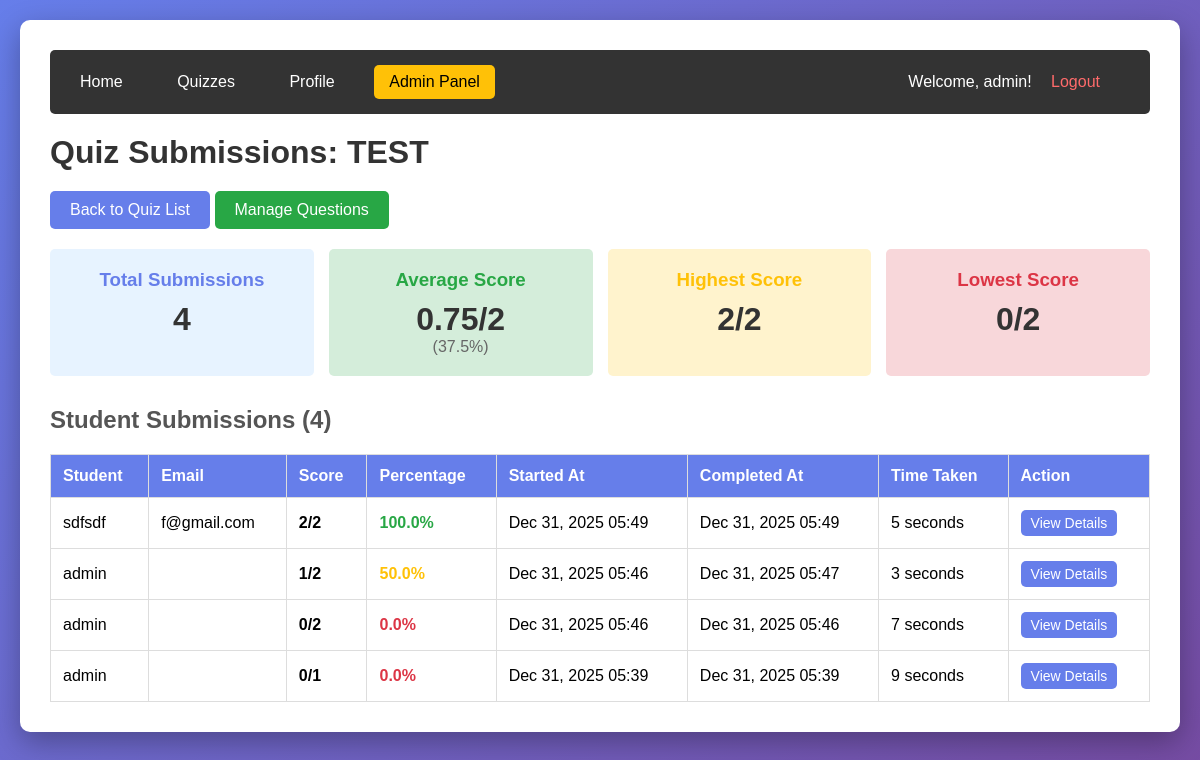
/manage/quiz/1/submissions/ (signed in), run on the app's committed database.
### quiz/models.py (models this page shows, shortened)
class Quiz(models.Model):
    title = models.CharField(max_length=200)
    description = models.TextField(blank=True)
    duration = models.IntegerField(help_text="Duration in minutes")
    created_at = models.DateTimeField(auto_now_add=True)
    is_active = models.BooleanField(default=True)

class QuizAttempt(models.Model):
    user = models.ForeignKey(User, on_delete=models.CASCADE, related_name='quiz_attempts')
    quiz = models.ForeignKey(Quiz, on_delete=models.CASCADE, related_name='attempts')
    started_at = models.DateTimeField(auto_now_add=True)
    completed_at = models.DateTimeField(null=True, blank=True)
    score = models.IntegerField(default=0)
    total_questions = models.IntegerField(default=0)
    is_completed = models.BooleanField(default=False)
    def get_percentage(self):
        if self.total_questions == 0:
            return 0
        return round((self.score / self.total_questions) * 100, 2)

### quiz/views.py (the view)
# urls.py: path('manage/quiz/<int:quiz_id>/submissions/', views.admin_quiz_submissions, name='admin_quiz_submissions'),
@login_required
def admin_quiz_submissions(request, quiz_id):
    if not request.user.is_staff:
        messages.error(request, 'Access denied. Admin only.')
        return redirect('home')
    quiz = get_object_or_404(Quiz, id=quiz_id)
    attempts = QuizAttempt.objects.filter(quiz=quiz, is_completed=True).order_by('-completed_at')
    total_attempts = attempts.count()
    if total_attempts > 0:
        avg_score = sum(attempt.score for attempt in attempts) / total_attempts
        avg_percentage = sum(attempt.get_percentage() for attempt in attempts) / total_attempts
        highest_score = max(attempt.score for attempt in attempts)
        lowest_score = min(attempt.score for attempt in attempts)
    else:
        avg_score = 0
        avg_percentage = 0
        highest_score = 0
        lowest_score = 0
    attempt_data = []
    for attempt in attempts:
        time_taken = None
        if attempt.completed_at and attempt.started_at:
            time_taken = (attempt.completed_at - attempt.started_at).total_seconds()
        attempt_data.append({
            'attempt': attempt,
            'time_taken': int(time_taken) if time_taken else None
        })
    return render(request, 'quiz/admin_quiz_submissions.html', {
        'quiz': quiz,
        'attempt_data': attempt_data,
        'total_attempts': total_attempts,
        'avg_score': round(avg_score, 2),
        'avg_percentage': round(avg_percentage, 2),
        'highest_score': highest_score,
        'lowest_score': lowest_score,
    })

### quiz/templates/quiz/admin_quiz_submissions.html (shortened to what this page needs)
{% extends 'quiz/base.html' %}
{% block content %}
<h1>Quiz Submissions: {{ quiz.title }}</h1>
<div style="margin-bottom: 20px;">
    <a href="{% url 'admin_quiz_list' %}" class="btn">Back to Quiz List</a>
    <a href="{% url 'admin_add_questions' quiz.id %}" class="btn" style="background: #28a745;">Manage Questions</a>
</div>
<div style="display: grid; grid-template-columns: repeat(auto-fit, minmax(200px, 1fr)); gap: 15px; margin-bottom: 30px;">
    <div style="background: #e7f3ff; padding: 20px; border-radius: 5px; text-align: center;">
        <h3 style="color: #667eea; margin-bottom: 10px;">Total Submissions</h3>
        <p style="font-size: 32px; font-weight: bold; color: #333;">{{ total_attempts }}</p>
    </div>
    <div style="background: #d4edda; padding: 20px; border-radius: 5px; text-align: center;">
        <h3 style="color: #28a745; margin-bottom: 10px;">Average Score</h3>
        <p style="font-size: 32px; font-weight: bold; color: #333;">{{ avg_score }}/{{ quiz.questions.count }}</p>
        <p style="color: #666;">({{ avg_percentage }}%)</p>
    </div>
    <div style="background: #fff3cd; padding: 20px; border-radius: 5px; text-align: center;">
        <h3 style="color: #ffc107; margin-bottom: 10px;">Highest Score</h3>
        <p style="font-size: 32px; font-weight: bold; color: #333;">{{ highest_score }}/{{ quiz.questions.count }}</p>
    </div>
    <div style="background: #f8d7da; padding: 20px; border-radius: 5px; text-align: center;">
        <h3 style="color: #dc3545; margin-bottom: 10px;">Lowest Score</h3>
        <p style="font-size: 32px; font-weight: bold; color: #333;">{{ lowest_score }}/{{ quiz.questions.count }}</p>
    </div>
</div>
<h2>Student Submissions ({{ total_attempts }})</h2>
{% if attempt_data %}
    <table style="width: 100%; border-collapse: collapse; margin-top: 20px;">
        <thead>
            <tr style="background: #667eea; color: white;">
                <th style="padding: 12px; text-align: left; border: 1px solid #ddd;">Student</th>
                <th style="padding: 12px; text-align: left; border: 1px solid #ddd;">Email</th>
                <th style="padding: 12px; text-align: left; border: 1px solid #ddd;">Score</th>
                <th style="padding: 12px; text-align: left; border: 1px solid #ddd;">Percentage</th>
                <th style="padding: 12px; text-align: left; border: 1px solid #ddd;">Started At</th>
                <th style="padding: 12px; text-align: left; border: 1px solid #ddd;">Completed At</th>
                <th style="padding: 12px; text-align: left; border: 1px solid #ddd;">Time Taken</th>
                <th style="padding: 12px; text-align: left; border: 1px solid #ddd;">Action</th>
            </tr>
        </thead>
        <tbody>
            {% for item in attempt_data %}
                <tr style="border-bottom: 1px solid #ddd;">
                    <td style="padding: 12px; border: 1px solid #ddd;">{{ item.attempt.user.username }}</td>
                    <td style="padding: 12px; border: 1px solid #ddd;">{{ item.attempt.user.email }}</td>
                    <td style="padding: 12px; border: 1px solid #ddd;">
                        <strong>{{ item.attempt.score }}/{{ item.attempt.total_questions }}</strong>
                    </td>
                    <td style="padding: 12px; border: 1px solid #ddd;">
                        {% if item.attempt.get_percentage >= 70 %}
                            <span style="color: #28a745; font-weight: bold;">{{ item.attempt.get_percentage }}%</span>
                        {% elif item.attempt.get_percentage >= 50 %}
                            <span style="color: #ffc107; font-weight: bold;">{{ item.attempt.get_percentage }}%</span>
                        {% else %}
                            <span style="color: #dc3545; font-weight: bold;">{{ item.attempt.get_percentage }}%</span>
                        {% endif %}
                    </td>
                    <td style="padding: 12px; border: 1px solid #ddd;">{{ item.attempt.started_at|date:"M d, Y H:i" }}</td>
                    <td style="padding: 12px; border: 1px solid #ddd;">{{ item.attempt.completed_at|date:"M d, Y H:i" }}</td>
                    <td style="padding: 12px; border: 1px solid #ddd;">
                        {% if item.time_taken %}
                            {{ item.time_taken }} seconds
                        {% else %}
                            N/A
                        {% endif %}
                    </td>
                    <td style="padding: 12px; border: 1px solid #ddd;">
                        <a href="{% url 'admin_attempt_detail' item.attempt.id %}" class="btn" style="padding: 5px 10px; font-size: 14px;">View Details</a>
                    </td>
                </tr>
            {% endfor %}
        </tbody>
    </table>
{% else %}
    <p style="text-align: center; color: #666; padding: 40px;">
        No submissions yet for this quiz.
    </p>
{% endif %}
{% endblock %}

### quiz/templates/quiz/base.html (shortened to what this page needs)
<!DOCTYPE html>
<html lang="en">
<head>
</head>
<body>
    <div class="container">
        <nav>
            <a href="{% url 'home' %}">Home</a>
            {% if user.is_authenticated %}
                <a href="{% url 'quiz_list' %}">Quizzes</a>
                <a href="{% url 'profile' %}">Profile</a>
                {% if user.is_staff %}
                    <a href="{% url 'admin_quiz_list' %}" style="background: #ffc107; color: #000;">Admin Panel</a>
                {% endif %}
                <span class="user-info">Welcome, {{ user.username }}! <a href="{% url 'logout' %}" style="color: #ff6b6b;">Logout</a></span>
            {% else %}
                <a href="{% url 'login' %}">Login</a>
                <a href="{% url 'register' %}">Register</a>
            {% endif %}
        </nav>
        {% block content %}{% endblock %}
    </div>
</body>
</html>

### quiz/templates/quiz/base.html (style rules this page uses)
* { margin: 0; padding: 0; box-sizing: border-box; }
body { font-family: Arial, sans-serif; background: linear-gradient(135deg, #667eea 0%, #764ba2 100%); min-height: 100vh; padding: 20px; }
.container { max-width: 1200px; margin: 0 auto; background: white; border-radius: 10px; box-shadow: 0 10px 30px rgba(0,0,0,0.3); padding: 30px; }
nav { background: #333; padding: 15px; border-radius: 5px; margin-bottom: 20px; }
nav a { color: white; text-decoration: none; margin-right: 20px; padding: 8px 15px; border-radius: 5px; display: inline-block; }
.user-info { float: right; color: white; }
h1 { color: #333; margin-bottom: 20px; }
h2 { color: #555; margin-bottom: 15px; }
.btn { display: inline-block; padding: 10px 20px; background: #667eea; color: white; text-decoration: none; border-radius: 5px; border: none; cursor: pointer; font-size: 16px; }

### data on the page
Quiz: title "TEST", questions.count "2"
QuizAttempt: attempt.user.username "sdfsdf", attempt.user.email "f@gmail.com", attempt.score "2", attempt.total_questions "2", attempt.get_percentage "100.0", attempt.started_at "Dec 31, 2025 05:49", attempt.completed_at "Dec 31, 2025 05:49", time_taken "5"
QuizAttempt: attempt.user.username "admin", attempt.score "1", attempt.total_questions "2", attempt.get_percentage "50.0", attempt.started_at "Dec 31, 2025 05:46", attempt.completed_at "Dec 31, 2025 05:47", time_taken "3"
QuizAttempt: attempt.user.username "admin", attempt.score "0", attempt.total_questions "2", attempt.get_percentage "0.0", attempt.started_at "Dec 31, 2025 05:46", attempt.completed_at "Dec 31, 2025 05:46", time_taken "7"
QuizAttempt: attempt.user.username "admin", attempt.score "0", attempt.total_questions "1", attempt.get_percentage "0.0", attempt.started_at "Dec 31, 2025 05:39", attempt.completed_at "Dec 31, 2025 05:39", time_taken "9"

### other printed values
{{ user.username }} "admin"
{{ total_attempts }} "4"
{{ avg_score }} "0.75"
{{ avg_percentage }} "37.5"
{{ highest_score }} "2"
{{ lowest_score }} "0"
